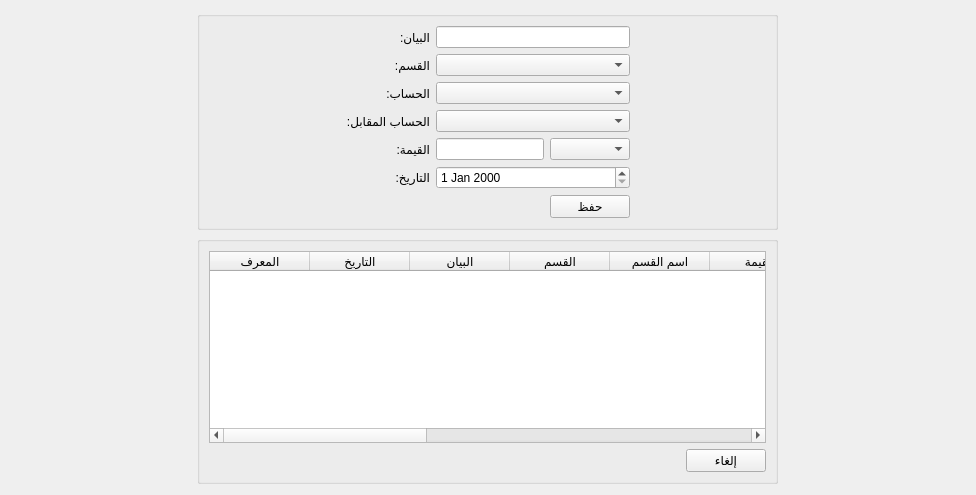
     <widget class="QWidget" name="tab_10">
      <attribute name="title">
       <string>مصارف إضافية</string>
      </attribute>
      <layout class="QGridLayout" name="gridLayout_67">
       <item row="0" column="1">
        <widget class="QGroupBox" name="groupBox_18">
         <property name="title">
          <string/>
         </property>
         <layout class="QGridLayout" name="gridLayout_64">
          <item row="3" column="2" colspan="2">
           <widget class="QComboBox" name="new_additional_costs_opposite_account_combobox"/>
          </item>
          <item row="6" column="3">
           <widget class="QPushButton" name="add_additional_cost_btn">
            <property name="text">
             <string>حفظ</string>
            </property>
           </widget>
          </item>
          <item row="4" column="1">
           <widget class="QLabel" name="label_42">
            <property name="text">
             <string>القيمة:</string>
            </property>
           </widget>
          </item>
          <item row="0" column="1">
           <widget class="QLabel" name="label_41">
            <property name="text">
             <string>البيان:</string>
            </property>
           </widget>
          </item>
          <item row="2" column="1">
           <widget class="QLabel" name="label_44">
            <property name="text">
             <string>الحساب:</string>
            </property>
           </widget>
          </item>
          <item row="0" column="2" colspan="2">
           <widget class="QLineEdit" name="new_additionl_costs_statemnet_input">
            <property name="sizePolicy">
             <sizepolicy hsizetype="Preferred" vsizetype="Preferred">
              <horstretch>0</horstretch>
              <verstretch>0</verstretch>
             </sizepolicy>
            </property>
            <property name="minimumSize">
             <size>
              <width>0</width>
              <height>0</height>
             </size>
            </property>
            <property name="styleSheet">
             <string notr="true"/>
            </property>
           </widget>
          </item>
          <item row="4" column="2">
           <widget class="QLineEdit" name="new_additional_costs_value_input">
            <property name="sizePolicy">
             <sizepolicy hsizetype="Preferred" vsizetype="Preferred">
              <horstretch>0</horstretch>
              <verstretch>0</verstretch>
             </sizepolicy>
            </property>
            <property name="minimumSize">
             <size>
              <width>0</width>
              <height>0</height>
             </size>
            </property>
            <property name="styleSheet">
             <string notr="true"/>
            </property>
           </widget>
          </item>
          <item row="3" column="0">
           <spacer name="horizontalSpacer_37">
            <property name="orientation">
             <enum>Qt::Horizontal</enum>
            </property>
            <property name="sizeHint" stdset="0">
             <size>
              <width>120</width>
              <height>20</height>
             </size>
            </property>
           </spacer>
          </item>
          <item row="3" column="4" rowspan="2">
           <spacer name="horizontalSpacer_36">
            <property name="orientation">
             <enum>Qt::Horizontal</enum>
            </property>
            <property name="sizeHint" stdset="0">
             <size>
              <width>120</width>
              <height>20</height>
             </size>
            </property>
           </spacer>
          </item>
          <item row="1" column="2" colspan="2">
           <widget class="QComboBox" name="new_additional_costs_department_combobox"/>
          </item>
          <item row="5" column="2" colspan="2">
           <widget class="QDateEdit" name="new_additional_costs_date_input"/>
          </item>
          <item row="5" column="1">
           <widget class="QLabel" name="label_43">
            <property name="text">
             <string>التاريخ:</string>
            </property>
           </widget>
          </item>
          <item row="1" column="1">
           <widget class="QLabel" name="label_52">
            <property name="text">
             <string>القسم:</string>
            </property>
           </widget>
          </item>
          <item row="3" column="1">
           <widget class="QLabel" name="label_45">
            <property name="text">
             <string>الحساب المقابل:</string>
            </property>
           </widget>
          </item>
          <item row="4" column="3">
           <widget class="QComboBox" name="new_additional_costs_currency_combobox">
            <property name="styleSheet">
             <string notr="true"/>
            </property>
           </widget>
          </item>
          <item row="2" column="2" colspan="2">
           <widget class="QComboBox" name="new_additional_costs_account_combobox"/>
          </item>
         </layout>
        </widget>
       </item>
       <item row="1" column="0">
        <spacer name="horizontalSpacer_39">
         <property name="orientation">
          <enum>Qt::Horizontal</enum>
         </property>
         <property name="sizeHint" stdset="0">
          <size>
           <width>186</width>
           <height>20</height>
          </size>
         </property>
        </spacer>
       </item>
       <item row="1" column="1">
        <widget class="QGroupBox" name="groupBox_19">
         <property name="title">
          <string/>
         </property>
         <layout class="QGridLayout" name="gridLayout_66">
          <item row="0" column="0" colspan="2">
           <widget class="QTableWidget" name="additional_costs_table">
            <column>
             <property name="text">
              <string>المعرف</string>
             </property>
            </column>
            <column>
             <property name="text">
              <string>التاريخ</string>
             </property>
            </column>
            <column>
             <property name="text">
              <string>البيان</string>
             </property>
            </column>
            <column>
             <property name="text">
              <string>القسم</string>
             </property>
            </column>
            <column>
             <property name="text">
              <string>اسم القسم</string>
             </property>
            </column>
            <column>
             <property name="text">
              <string>القيمة</string>
             </property>
            </column>
            <column>
             <property name="text">
              <string>معرف العملة</string>
             </property>
            </column>
            <column>
             <property name="text">
              <string>العملة</string>
             </property>
            </column>
            <column>
             <property name="text">
              <string>معرف الحساب</string>
             </property>
            </column>
            <column>
             <property name="text">
              <string>الحساب</string>
             </property>
            </column>
            <column>
             <property name="text">
              <string>معرف الحساب المقابل</string>
             </property>
            </column>
            <column>
             <property name="text">
              <string>الجساب المقابل</string>
             </property>
            </column>
            <column>
             <property name="text">
              <string>الحالة</string>
             </property>
            </column>
           </widget>
          </item>
          <item row="1" column="0">
           <spacer name="horizontalSpacer_42">
            <property name="orientation">
             <enum>Qt::Horizontal</enum>
            </property>
            <property name="sizeHint" stdset="0">
             <size>
              <width>471</width>
              <height>20</height>
             </size>
            </property>
           </spacer>
          </item>
          <item row="1" column="1">
           <widget class="QPushButton" name="additional_costs_cancel_btn">
            <property name="text">
             <string>إلغاء</string>
            </property>
           </widget>
          </item>
         </layout>
        </widget>
       </item>
       <item row="1" column="2">
        <spacer name="horizontalSpacer_38">
         <property name="orientation">
          <enum>Qt::Horizontal</enum>
         </property>
         <property name="sizeHint" stdset="0">
          <size>
           <width>187</width>
           <height>20</height>
          </size>
         </property>
        </spacer>
       </item>
      </layout>
     </widget>
